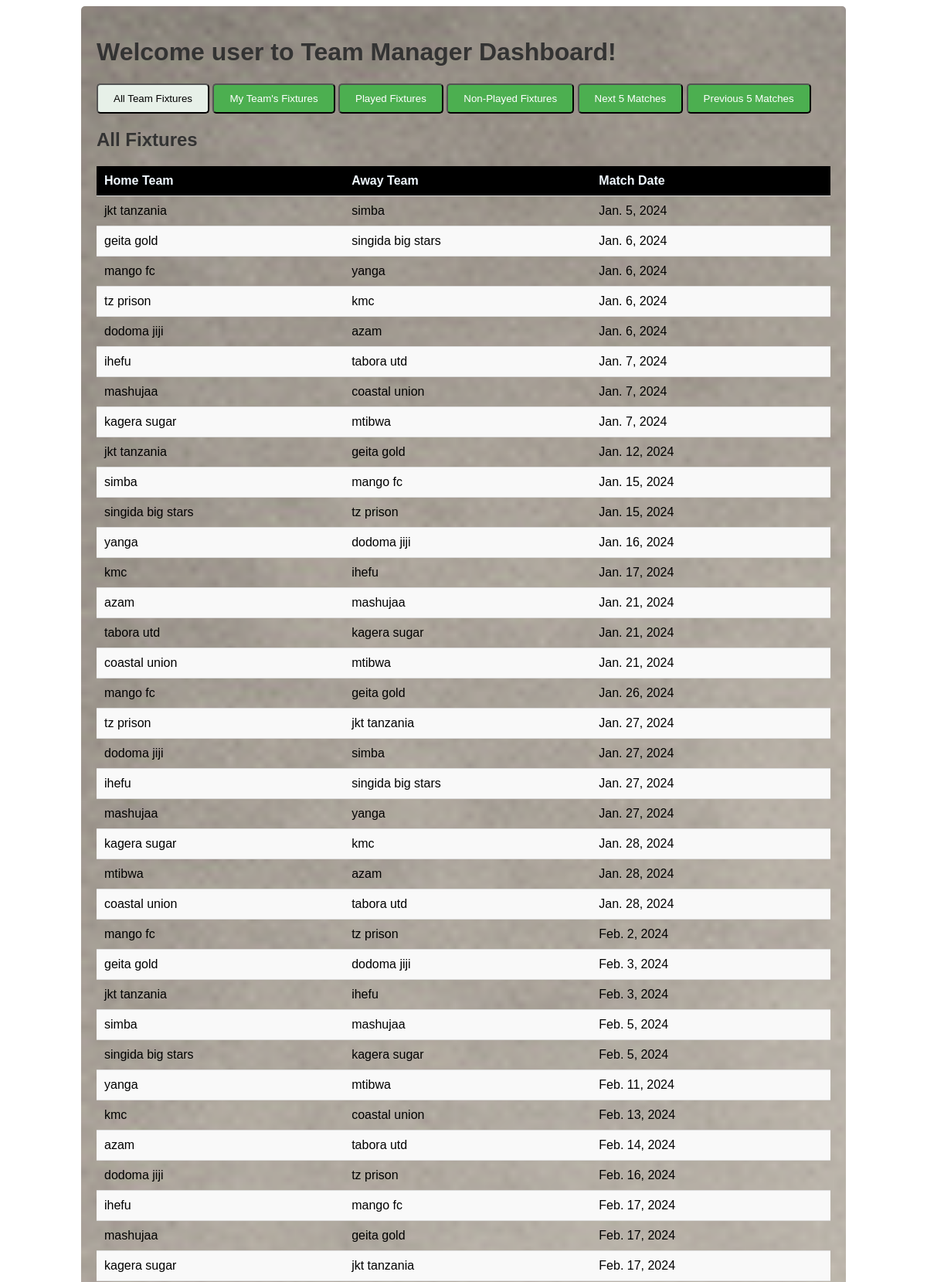
The app's page /TeamManager (signed in, upper part) with its own data.
### rules/models.py (models this page shows, shortened)
class Fixture(models.Model):
    home_team = models.CharField(max_length=100)
    away_team = models.CharField(max_length=100)
    match_date = models.DateField()
    round_number = models.IntegerField(default=1)
    match_stadium=models.CharField(max_length=180 ,default='empty')
    match_city=models.CharField(max_length=180 ,default='empty')

### rules/views.py (the view)
# urls.py: path('TeamManager',views.team_manager_dashboard, name='team_manager_dashboard'),
def team_manager_dashboard(request):
    user = request.user
    welcome_message = f"Welcome {user} to Team Manager Dashboard!"
    all_fixtures = Fixture.objects.all()
    user_team_fixtures = Fixture.objects.filter(home_team=user) | Fixture.objects.filter(away_team=user)
    today = date.today()
    played_fixtures = Fixture.objects.filter(match_date__lt=today)
    non_played_fixtures = Fixture.objects.filter(match_date__gte=today)
    next_matches = Fixture.objects.filter(match_date__gte=today).order_by('match_date')[:5]
    previous_matches = Fixture.objects.filter(match_date__lt=today).order_by('-match_date')[:5]
    context = {
        'welcome_message': welcome_message,
        'all_fixtures': all_fixtures,
        'user_team_fixtures': user_team_fixtures,
        'played_fixtures': played_fixtures,
        'non_played_fixtures': non_played_fixtures,
        'next_matches': next_matches,
        'previous_matches': previous_matches,
    }
    return render(request, 'TeamManager.html', context)

### templates/TeamManager.html (shortened to what this page needs)
{% load static %}
<!DOCTYPE html>
<html lang="en">
<head>
    <link rel="stylesheet" href="{% static 'css/TeamManager.css' %}">
</head>
<body>
    <div id="dashboard-container">
        <h1>{{ welcome_message }}</h1>
        <div class="button-container">
            <button class="button toggle-button active" data-section-id="all-team-fixtures">All Team Fixtures</button>
            <button class="button toggle-button" data-section-id="user-team-fixtures">My Team's Fixtures</button>
            <button class="button toggle-button" data-section-id="played-fixtures">Played Fixtures</button>
            <button class="button toggle-button" data-section-id="non-played-fixtures">Non-Played Fixtures</button>
            <button class="button toggle-button" data-section-id="next-matches">Next 5 Matches</button>
            <button class="button toggle-button" data-section-id="previous-matches">Previous 5 Matches</button>
        </div>
        <div id="fixture-sections">
            <h2>All Fixtures</h2>
            <table id="all-team-fixtures" class="fixture-section">
                <thead>
                    <tr>
                        <th>Home Team</th>
                        <th>Away Team</th>
                        <th>Match Date</th>
                    </tr>
                </thead>
                <tbody>
                    {% for fixture in all_fixtures %}
                        <tr>
                            <td>{{ fixture.home_team }}</td>
                            <td>{{ fixture.away_team }}</td>
                            <td>{{ fixture.match_date }}</td>
                        </tr>
                    {% endfor %}
                </tbody>
            </table>
        </div>
    </div>
</body>
</html>

### static/css/TeamManager.css (style rules this page uses)
body { font-family: Arial, sans-serif; }
h1, h2 { color: #333; }
#dashboard-container { width: 950px; margin: 0 auto; padding: 20px; border-radius: 5px; background-image: url(../image/player1.png); background-size: cover; background-repeat: no-repeat; backdrop-filter: blur(5px); }
#all-team-fixtures { width: 100%; border-collapse: collapse; margin-top: 20px; }
#all-team-fixtures th, #all-team-fixtures td { padding: 10px; border-bottom: 1px solid #ddd; text-align: left; }
#all-team-fixtures th { background-color: black; color: aliceblue; }
#all-team-fixtures tbody tr:nth-child(even) { background-color: #f9f9f9; }
.button { background-color: #4CAF50; color: white; padding: 10px 20px; text-align: center; text-decoration: none; display: inline-block; border-radius: 5px; cursor: pointer; transition: background-color 0.3s; }
.active { background-color: #e7f0e8 !important; color: black; }

### records on screen
Fixture: home_team "jkt tanzania", away_team "simba", match_date "Jan. 5, 2024"
Fixture: home_team "geita gold", away_team "singida big stars", match_date "Jan. 6, 2024"
Fixture: home_team "mango fc", away_team "yanga", match_date "Jan. 6, 2024"
Fixture: home_team "tz prison", away_team "kmc", match_date "Jan. 6, 2024"
Fixture: home_team "dodoma jiji", away_team "azam", match_date "Jan. 6, 2024"
Fixture: home_team "ihefu", away_team "tabora utd", match_date "Jan. 7, 2024"
Fixture: home_team "mashujaa", away_team "coastal union", match_date "Jan. 7, 2024"
Fixture: home_team "kagera sugar", away_team "mtibwa", match_date "Jan. 7, 2024"
Fixture: home_team "jkt tanzania", away_team "geita gold", match_date "Jan. 12, 2024"
Fixture: home_team "simba", away_team "mango fc", match_date "Jan. 15, 2024"
Fixture: home_team "singida big stars", away_team "tz prison", match_date "Jan. 15, 2024"
Fixture: home_team "yanga", away_team "dodoma jiji", match_date "Jan. 16, 2024"
Fixture: home_team "kmc", away_team "ihefu", match_date "Jan. 17, 2024"
Fixture: home_team "azam", away_team "mashujaa", match_date "Jan. 21, 2024"
Fixture: home_team "tabora utd", away_team "kagera sugar", match_date "Jan. 21, 2024"
Fixture: home_team "coastal union", away_team "mtibwa", match_date "Jan. 21, 2024"
Fixture: home_team "mango fc", away_team "geita gold", match_date "Jan. 26, 2024"
Fixture: home_team "tz prison", away_team "jkt tanzania", match_date "Jan. 27, 2024"
Fixture: home_team "dodoma jiji", away_team "simba", match_date "Jan. 27, 2024"
Fixture: home_team "ihefu", away_team "singida big stars", match_date "Jan. 27, 2024"
Fixture: home_team "mashujaa", away_team "yanga", match_date "Jan. 27, 2024"
Fixture: home_team "kagera sugar", away_team "kmc", match_date "Jan. 28, 2024"
Fixture: home_team "mtibwa", away_team "azam", match_date "Jan. 28, 2024"
Fixture: home_team "coastal union", away_team "tabora utd", match_date "Jan. 28, 2024"
Fixture: home_team "mango fc", away_team "tz prison", match_date "Feb. 2, 2024"
Fixture: home_team "geita gold", away_team "dodoma jiji", match_date "Feb. 3, 2024"
Fixture: home_team "jkt tanzania", away_team "ihefu", match_date "Feb. 3, 2024"
Fixture: home_team "simba", away_team "mashujaa", match_date "Feb. 5, 2024"
Fixture: home_team "singida big stars", away_team "kagera sugar", match_date "Feb. 5, 2024"
Fixture: home_team "yanga", away_team "mtibwa", match_date "Feb. 11, 2024"
Fixture: home_team "kmc", away_team "coastal union", match_date "Feb. 13, 2024"
Fixture: home_team "azam", away_team "tabora utd", match_date "Feb. 14, 2024"
Fixture: home_team "dodoma jiji", away_team "tz prison", match_date "Feb. 16, 2024"
Fixture: home_team "ihefu", away_team "mango fc", match_date "Feb. 17, 2024"
Fixture: home_team "mashujaa", away_team "geita gold", match_date "Feb. 17, 2024"
Fixture: home_team "kagera sugar", away_team "jkt tanzania", match_date "Feb. 17, 2024"

### other values on screen
{{ welcome_message }} "Welcome user to Team Manager Dashboard!"
